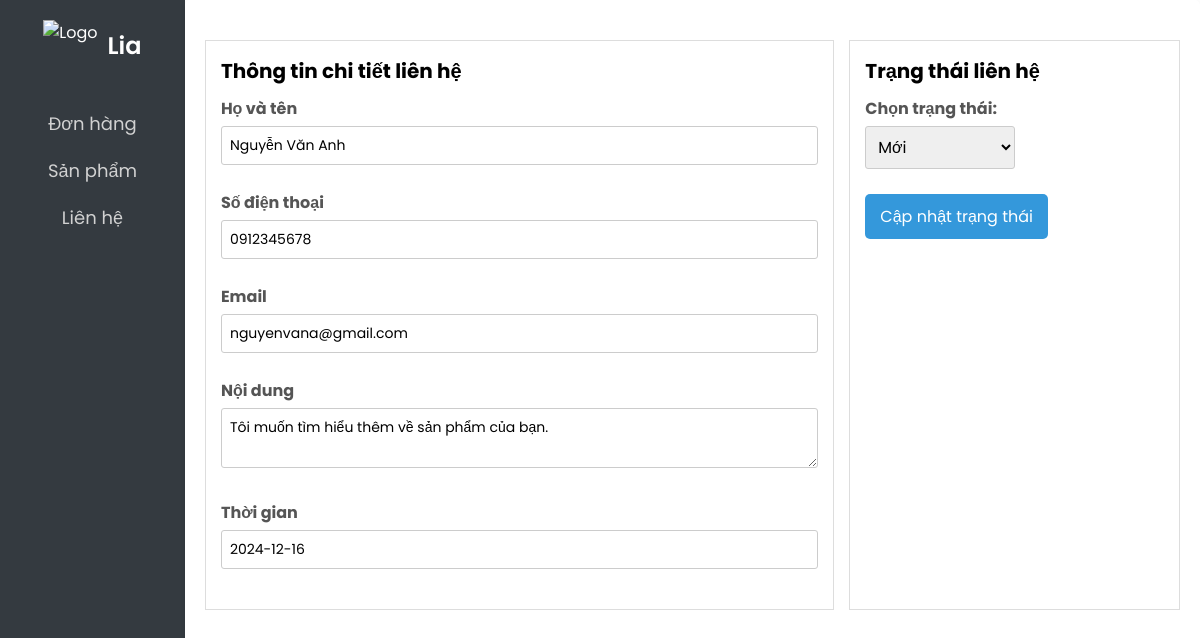
The page /Project_Admin/chitietlh.php?id=600 on the database its author committed.
### tables this page shows
CREATE TABLE `contact` (
  `contact_id` int(11) NOT NULL,
  `user_name` varchar(255) NOT NULL,
  `user_phone` varchar(15) NOT NULL,
  `user_email` varchar(255) NOT NULL,
  `content` text NOT NULL,
  `date` date DEFAULT NULL,
  `contact_status` varchar(100) DEFAULT NULL
);

### Project_Admin/chitietlh.php (the view, shortened to what this page needs)
<?php include 'header.php'; ?>
<?php
include('server/connection.php');
$contact_id = isset($_GET['id']) ? intval($_GET['id']) : 0;
if ($contact_id > 0) {
    $sql = "SELECT * FROM contact WHERE contact_id = ?";
    $stmt = $conn->prepare($sql);
    $stmt->bind_param("i", $contact_id);
    $stmt->execute();
    $result = $stmt->get_result();
    $contact = $result->fetch_assoc();
}
?>
<div class="main-content">
    <div class="form-container" style="display: flex; gap: 15px;">
        <div class="contact-info" style="flex: 2;">
            <h3>Thông tin chi tiết liên hệ</h3>
            <form>
                <label for="full_name">Họ và tên</label>
                <input type="text" id="full_name" name="full_name" value="<?= htmlspecialchars($contact['user_name']) ?>" readonly><br><br>
                <label for="phone">Số điện thoại</label>
                <input type="text" id="phone" name="phone" value="<?= htmlspecialchars($contact['user_phone']) ?>" readonly><br><br>
                <label for="email">Email</label>
                <input type="email" id="email" name="email" value="<?= htmlspecialchars($contact['user_email']) ?>" readonly><br><br>
                <label for="content">Nội dung</label>
                <textarea id="content" name="content" readonly><?= htmlspecialchars($contact['content']) ?></textarea><br><br>
                <label for="time">Thời gian</label>
                <input type="text" id="time" name="time" value="<?= htmlspecialchars($contact['date']) ?>" readonly><br><br>
            </form>
        </div>
        <div class="status-container" style="flex: 1;">
            <h3>Trạng thái liên hệ</h3>
            <form action="" method="post">
                <label for="status">Chọn trạng thái:</label>
                <select id="status" name="status">
                    <option value="Mới" <?= $contact['contact_status'] == 'Mới' ? 'selected' : '' ?>>Mới</option>
                </select><br><br>
                <input type="submit" value="Cập nhật trạng thái">
            </form>
        </div>
    </div>
</div>

### Project_Admin/style.css (style rules this page uses)
* { margin: 0; padding: 0; box-sizing: border-box; font-family: 'Poppins', sans-serif; }
body { display: flex; margin: 0; background-color: #fff; }
.main-content { background-color: #fff; border-radius: 5px; padding: 20px; box-shadow: 0px 2px 5px rgba(0, 0, 0, 0.1); width: 100%; box-sizing: border-box; }
.form-container { display: flex; gap: 20px; margin: 20px 0; }
.contact-info, .status-container { border: 1px solid #ddd; border-radius: 0px; padding: 15px; }
.contact-info h3, .status-container h3 { margin-bottom: 10px; font-size: 20px; }
label { display: block; margin-bottom: 5px; font-weight: bold; color:#555; }
input[type="text"], input[type="email"], input[type="datetime-local"], textarea { width: 100%; padding: 8px; border: 1px solid #ccc; border-radius: 3px; font-size: 14px; }
input[type="submit"] { background-color: #3498db; color: white; padding: 10px 15px; border: none; border-radius: 5px; cursor: pointer; transition: background-color 0.2s ease; font-size:16px; }
select { padding: 8px; border: 1px solid #ccc; border-radius: 3px; font-size: 16px; width:150px; }

### rows shown on the page
contact: full_name "Nguyễn Văn Anh", phone "0912345678", email "nguyenvana@gmail.com", content "Tôi muốn tìm hiểu thêm về sản phẩm của bạn.", time "2024-12-16", status "Mới"
